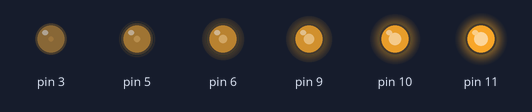
A sketch run on a simulated Arduino Uno, built with avr-gcc and run on an emulated ATmega328P. Shown: output pins drawn as LEDs (lit = HIGH).

Above: at 0.1 s.
Timing chart, 0 to 1.6 s (numbered marks = the images above):
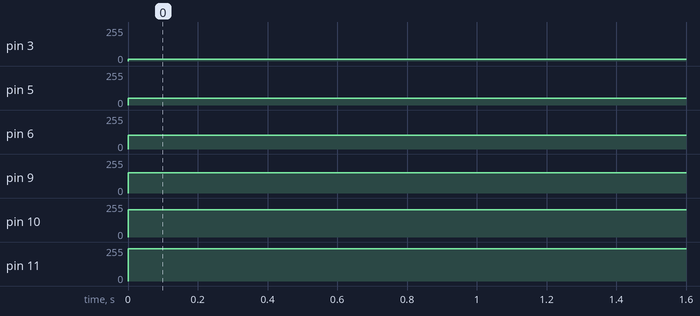

The sketch:

PWMSquareWaveGenerator.ino
```cpp
void setup() {

}

void loop() {
	analogWrite(3, mapperForPWM(5));
	analogWrite(5, mapperForPWM(20));
	analogWrite(6, mapperForPWM(40));
	analogWrite(9, mapperForPWM(60));
	analogWrite(10, mapperForPWM(80));
	analogWrite(11, mapperForPWM(95));

}

int mapperForPWM (int ds) {
	return map(ds, 0, 100, 0, 255);
}
```

Measured:
- by itself, pin 3: 0/255 → 12/255 at 0.00 s
- by itself, pin 5: 0/255 → 51/255 at 0.00 s
- by itself, pin 6: 0/255 → 102/255 at 0.00 s
- by itself, pin 9: 0/255 → 153/255 at 0.00 s
- by itself, pin 10: 0/255 → 204/255 at 0.00 s
- by itself, pin 11: 0/255 → 242/255 at 0.00 s
